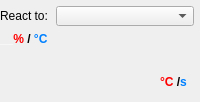
          <widget class="QWidget" name="tab_1">
           <attribute name="title">
            <string>Fan1</string>
           </attribute>
           <layout class="QVBoxLayout" name="verticalLayout_5">
            <property name="spacing">
             <number>6</number>
            </property>
            <property name="leftMargin">
             <number>0</number>
            </property>
            <property name="topMargin">
             <number>6</number>
            </property>
            <property name="rightMargin">
             <number>6</number>
            </property>
            <property name="bottomMargin">
             <number>0</number>
            </property>
            <item>
             <layout class="QHBoxLayout" name="horizontalLayout_2">
              <item>
               <widget class="QLabel" name="label_5">
                <property name="minimumSize">
                 <size>
                  <width>0</width>
                  <height>0</height>
                 </size>
                </property>
                <property name="maximumSize">
                 <size>
                  <width>50</width>
                  <height>20</height>
                 </size>
                </property>
                <property name="text">
                 <string>React to:</string>
                </property>
               </widget>
              </item>
              <item>
               <widget class="QComboBox" name="coB_Fan_1">
                <property name="maximumSize">
                 <size>
                  <width>16777215</width>
                  <height>20</height>
                 </size>
                </property>
               </widget>
              </item>
             </layout>
            </item>
            <item>
             <layout class="QHBoxLayout" name="horizontalLayout_9">
              <item>
               <layout class="QVBoxLayout" name="verticalLayout_13">
                <property name="spacing">
                 <number>0</number>
                </property>
                <item>
                 <widget class="QLabel" name="label_14">
                  <property name="minimumSize">
                   <size>
                    <width>60</width>
                    <height>15</height>
                   </size>
                  </property>
                  <property name="maximumSize">
                   <size>
                    <width>60</width>
                    <height>15</height>
                   </size>
                  </property>
                  <property name="text">
                   <string>&lt;html&gt;&lt;head/&gt;&lt;body&gt;&lt;p&gt;&lt;span style=&quot; font-weight:600; color:#ffffff;&quot;&gt;__&lt;/span&gt;&lt;span style=&quot; font-weight:600; color:#ff0000;&quot;&gt;% &lt;/span&gt;&lt;span style=&quot; font-weight:600;&quot;&gt;/ &lt;/span&gt;&lt;span style=&quot; font-weight:600; color:#0080ff;&quot;&gt;°C&lt;/span&gt;&lt;/p&gt;&lt;/body&gt;&lt;/html&gt;</string>
                  </property>
                 </widget>
                </item>
                <item>
                 <widget class="QCustomPlot" name="cPl_Fan_1" native="true">
                  <property name="minimumSize">
                   <size>
                    <width>0</width>
                    <height>0</height>
                   </size>
                  </property>
                  <property name="autoFillBackground">
                   <bool>true</bool>
                  </property>
                 </widget>
                </item>
               </layout>
              </item>
              <item>
               <layout class="QVBoxLayout" name="verticalLayout_14">
                <property name="spacing">
                 <number>0</number>
                </property>
                <item>
                 <spacer name="verticalSpacer_2">
                  <property name="orientation">
                   <enum>Qt::Vertical</enum>
                  </property>
                  <property name="sizeHint" stdset="0">
                   <size>
                    <width>20</width>
                    <height>40</height>
                   </size>
                  </property>
                 </spacer>
                </item>
                <item>
                 <widget class="QLabel" name="label_15">
                  <property name="minimumSize">
                   <size>
                    <width>34</width>
                    <height>20</height>
                   </size>
                  </property>
                  <property name="maximumSize">
                   <size>
                    <width>34</width>
                    <height>20</height>
                   </size>
                  </property>
                  <property name="text">
                   <string>&lt;html&gt;&lt;head/&gt;&lt;body&gt;&lt;p&gt;&lt;span style=&quot; font-weight:600; color:#ff0000;&quot;&gt;°C&lt;/span&gt;&lt;span style=&quot; font-weight:600;&quot;&gt; /&lt;/span&gt;&lt;span style=&quot; font-weight:600; color:#0000ff;&quot;/&gt;&lt;span style=&quot; font-weight:600; color:#0080ff;&quot;&gt;s &lt;/span&gt;&lt;/p&gt;&lt;/body&gt;&lt;/html&gt;</string>
                  </property>
                 </widget>
                </item>
                <item>
                 <spacer name="verticalSpacer_7">
                  <property name="orientation">
                   <enum>Qt::Vertical</enum>
                  </property>
                  <property name="sizeType">
                   <enum>QSizePolicy::Fixed</enum>
                  </property>
                  <property name="sizeHint" stdset="0">
                   <size>
                    <width>1</width>
                    <height>10</height>
                   </size>
                  </property>
                 </spacer>
                </item>
               </layout>
              </item>
             </layout>
            </item>
           </layout>
          </widget>
